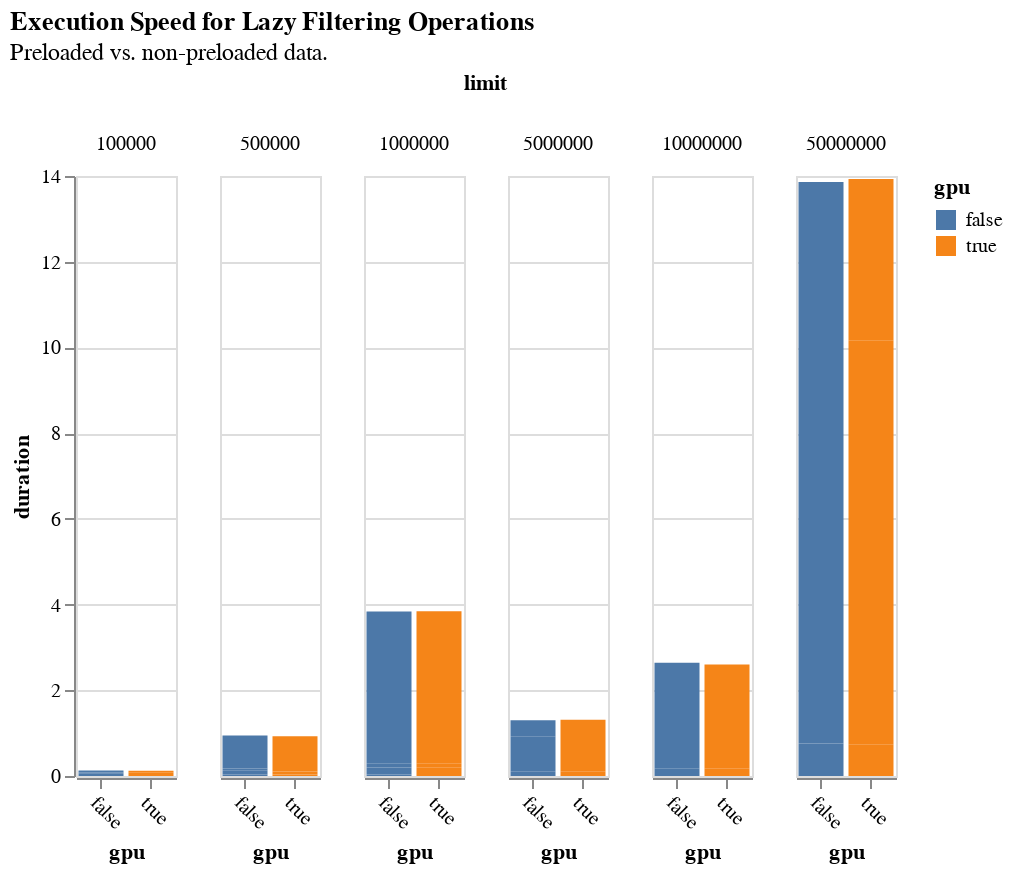

Notebook code for this chart:
### Code cell
c = (
    df.filter(~pl.col("streaming") & pl.col("lazy") & ~pl.col("preload"))
    .filter(~((pl.col("func") == "polars_filter") & (pl.col("duration") > 2)))
    .plot.bar(
        x=alt.X("gpu", axis=alt.Axis(labelAngle=45)),
        y="duration",
        column="limit",
        color="gpu",
    )
    .properties(
        width=50,
        title=alt.Title(
            "Execution Speed for Lazy Filtering Operations",
            subtitle="Preloaded vs. non-preloaded data. ",
        ),
    )
)
c.save(IMG_DIR / "pretty_boxplot_gpu_vs_nongpu_filtering.png", dpi=200)
c

### Figure 1 — Vega-Lite specification as saved in the notebook (floating-point values rounded to 4 significant figures)
{"usermeta": {"embedOptions": {"theme": "carbong10"}}, "config": {"view": {"continuousWidth": 300, "continuousHeight": 300}}, "data": {"name": "data-6a49ec328aa50eca4fd10569062f4fee"}, "mark": {"type": "bar"}, "encoding": {"color": {"field": "gpu", "type": "nominal"}, "column": {"field": "limit", "type": "quantitative"}, "tooltip": [{"field": "gpu", "type": "nominal"}, {"field": "duration", "type": "quantitative"}, {"field": "limit", "type": "quantitative"}, {"field": "gpu", "type": "nominal"}], "x": {"axis": {"labelAngle": 45}, "field": "gpu", "type": "nominal"}, "y": {"field": "duration", "type": "quantitative"}}, "params": [{"name": "param_2", "select": {"type": "interval", "encodings": ["x", "y"]}, "bind": "scales"}], "title": {"text": "Execution Speed for Lazy Filtering Operations", "subtitle": "Preloaded vs. non-preloaded data. "}, "width": 50, "$schema": "https://vega.github.io/schema/vega-lite/v5.20.1.json", "datasets": {"data-6a49ec328aa50eca4fd10569062f4fee": [{"func": "polars_filter", "gpu": true, "streaming": false, "lazy": true, "limit": 1000000, "preload": false, "duration": 0.04704}, {"func": "polars_filter", "gpu": true, "streaming": false, "lazy": true, "limit": 5000000, "preload": false, "duration": 0.09869}, {"func": "polars_filter", "gpu": true, "streaming": false, "lazy": true, "limit": 10000000, "preload": false, "duration": 0.1798}, {"func": "polars_filter", "gpu": true, "streaming": false, "lazy": true, "limit": 50000000, "preload": false, "duration": 0.7276}, {"func": "polars_filter", "gpu": false, "streaming": false, "lazy": true, "limit": 1000000, "preload": false, "duration": 0.03508}, {"func": "polars_filter", "gpu": false, "streaming": false, "lazy": true, "limit": 5000000, "preload": false, "duration": 0.09923}, {"func": "polars_filter", "gpu": false, "streaming": false, "lazy": true, "limit": 10000000, "preload": false, "duration": 0.1808}, {"func": "polars_filter", "gpu": false, "streaming": false, "lazy": true, "limit": 50000000, "preload": false, "duration": 0.7569}, {"func": "polars_sort", "gpu": true, "streaming": false, "lazy": true, "limit": 1000000, "preload": false, "duration": 0.1563}, {"func": "polars_sort", "gpu": true, "streaming": false, "lazy": true, "limit": 5000000, "preload": false, "duration": 0.8087}, {"func": "polars_sort", "gpu": true, "streaming": false, "lazy": true, "limit": 10000000, "preload": false, "duration": 1.689}, {"func": "polars_sort", "gpu": true, "streaming": false, "lazy": true, "limit": 50000000, "preload": false, "duration": 9.426}, {"func": "polars_sort", "gpu": false, "streaming": false, "lazy": true, "limit": 1000000, "preload": false, "duration": 0.1643}, {"func": "polars_sort", "gpu": false, "streaming": false, "lazy": true, "limit": 5000000, "preload": false, "duration": 0.8167}, {"func": "polars_sort", "gpu": false, "streaming": false, "lazy": true, "limit": 10000000, "preload": false, "duration": 1.712}, {"func": "polars_sort", "gpu": false, "streaming": false, "lazy": true, "limit": 50000000, "preload": false, "duration": 9.508}, {"func": "polars_groupby", "gpu": true, "streaming": false, "lazy": true, "limit": 1000000, "preload": false, "duration": 0.09193}, {"func": "polars_groupby", "gpu": true, "streaming": false, "lazy": true, "limit": 5000000, "preload": false, "duration": 0.4024}, {"func": "polars_groupby", "gpu": true, "streaming": false, "lazy": true, "limit": 10000000, "preload": false, "duration": 0.733}, {"func": "polars_groupby", "gpu": true, "streaming": false, "lazy": true, "limit": 50000000, "preload": false, "duration": 3.775}, {"func": "polars_groupby", "gpu": false, "streaming": false, "lazy": true, "limit": 1000000, "preload": false, "duration": 0.09572}, {"func": "polars_groupby", "gpu": false, "streaming": false, "lazy": true, "limit": 5000000, "preload": false, "duration": 0.3859}, {"func": "polars_groupby", "gpu": false, "streaming": false, "lazy": true, "limit": 10000000, "preload": false, "duration": 0.751}, {"func": "polars_groupby", "gpu": false, "streaming": false, "lazy": true, "limit": 50000000, "preload": false, "duration": 3.594}, {"func": "polars_join", "gpu": true, "streaming": false, "lazy": true, "limit": 1000000, "preload": false, "duration": 3.547}, {"func": "polars_join", "gpu": false, "streaming": false, "lazy": true, "limit": 1000000, "preload": false, "duration": 3.542}, {"func": "polars_filter", "gpu": true, "streaming": false, "lazy": true, "limit": 100000, "preload": false, "duration": 0.0207}, {"func": "polars_filter", "gpu": true, "streaming": false, "lazy": true, "limit": 500000, "preload": false, "duration": 0.0332}, {"func": "polars_filter", "gpu": false, "streaming": false, "lazy": true, "limit": 100000, "preload": false, "duration": 0.02136}, {"func": "polars_filter", "gpu": false, "streaming": false, "lazy": true, "limit": 500000, "preload": false, "duration": 0.0327}, {"func": "polars_sort", "gpu": true, "streaming": false, "lazy": true, "limit": 100000, "preload": false, "duration": 0.02698}, {"func": "polars_sort", "gpu": true, "streaming": false, "lazy": true, "limit": 500000, "preload": false, "duration": 0.07162}, {"func": "polars_sort", "gpu": false, "streaming": false, "lazy": true, "limit": 100000, "preload": false, "duration": 0.03302}, {"func": "polars_sort", "gpu": false, "streaming": false, "lazy": true, "limit": 500000, "preload": false, "duration": 0.08774}, {"func": "polars_groupby", "gpu": true, "streaming": false, "lazy": true, "limit": 100000, "preload": false, "duration": 0.02607}, {"func": "polars_groupby", "gpu": true, "streaming": false, "lazy": true, "limit": 500000, "preload": false, "duration": 0.05727}, {"func": "polars_groupby", "gpu": false, "streaming": false, "lazy": true, "limit": 100000, "preload": false, "duration": 0.02571}, {"func": "polars_groupby", "gpu": false, "streaming": false, "lazy": true, "limit": 500000, "preload": false, "duration": 0.05381}, {"func": "polars_join", "gpu": true, "streaming": false, "lazy": true, "limit": 100000, "preload": false, "duration": 0.04954}, {"func": "polars_join", "gpu": true, "streaming": false, "lazy": true, "limit": 500000, "preload": false, "duration": 0.767}, {"func": "polars_join", "gpu": false, "streaming": false, "lazy": true, "limit": 100000, "preload": false, "duration": 0.04995}, {"func": "polars_join", "gpu": false, "streaming": false, "lazy": true, "limit": 500000, "preload": false, "duration": 0.7681}]}}
